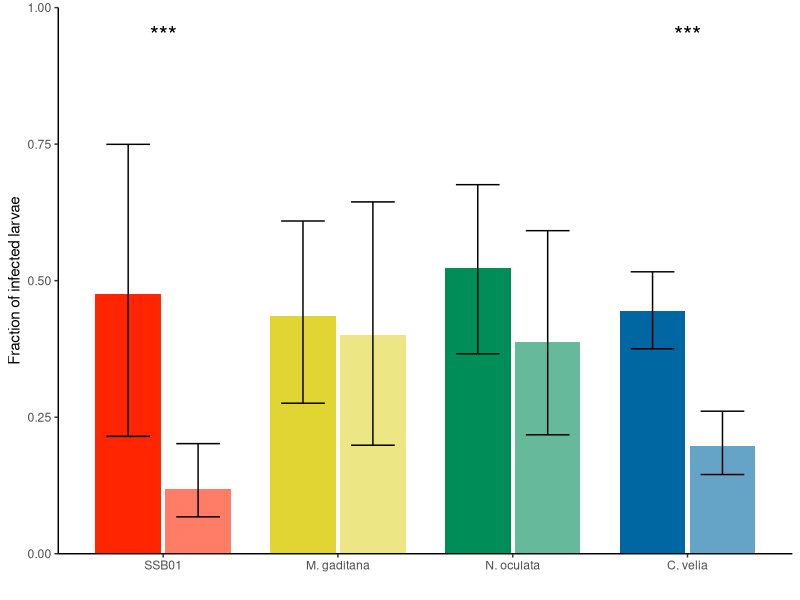
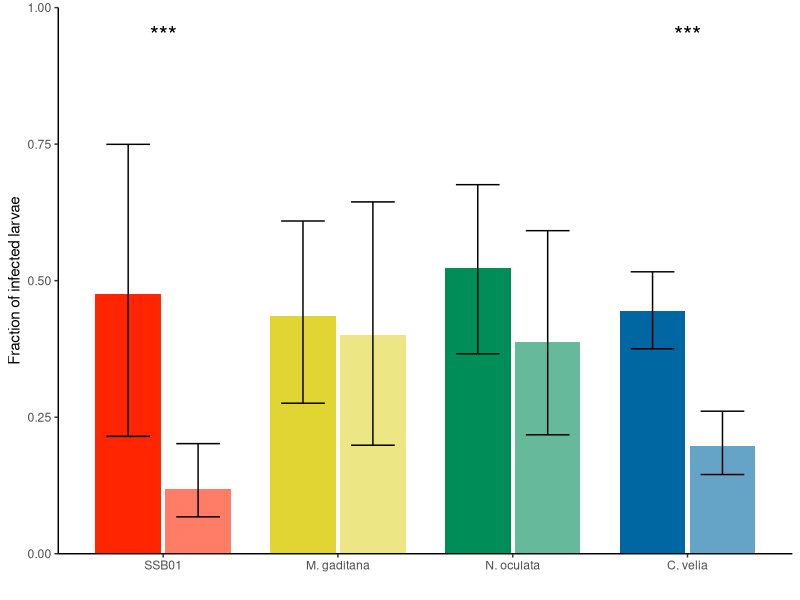

The R source for these figures, in order:
## ---- chunk 1
library(readxl) 
library(lubridate)
library(mgcv)
library(ggplot2)
library(ggsignif)
library(readr)
library(emmeans)
library(tidyr)
library(plyr)
library(dplyr)
## ---- chunk 2
#load in raw data
dat <- data.frame(read_csv("5a_data.csv"))
head(dat)
## ---- chunk 3
#clean up raw data
dat$Algae <- factor(dat$Algae, levels= c("SSB01", "M. gaditana", "N. oculata", "C. velia"))
dat$Treatment <- factor(dat$Treatment)
dat$Repeat.Date. <- factor(as.character(dat$Repeat.Date.))
dat$Number.of.Symbionts <- ifelse(dat$Number.of.Symbionts>1,1,dat$Number.of.Symbionts)
dat$Well_ID <- factor(dat$Well_ID)
head(dat)
## ---- chunk 4
#model data with generalised linear mixed modes
summary <- data.frame()

for(i in unique(dat$Algae))
{
#i <-  unique(dat$Algae)[1]
  Dat <- droplevels(dat[dat$Algae==i,])
  ##Regression model:
  mod <- gam(Number.of.Symbionts ~ Treatment + s(Repeat.Date.,bs='re') + s(Well_ID,bs='re'),data=Dat,family=binomial())
  S <- summary(mod)$p.table
if(S[2,4]>0.1)
  {
    p <- ""
  }
if(S[2,4]<0.1)
  {
    p  <- ""
  }
if(S[2,4]<0.05)
  {
    p  <- "*"
  }
if(S[2,4]<0.01)
  {
    p  <- "**"
  }
if(S[2,4]<0.001)
  {
    p  <- "***"
  }
newline <- data.frame(Algae=i,outcome=S[1,1],SE=S[1,2],type="control",p=NA,pvalue=NA)
  summary <- rbind(summary,newline)
newline <- data.frame(Algae=i,outcome=S[1,1] + S[2,1],SE=S[2,2],type="LPS",p=p, pvalue=S[2,4])
  summary <- rbind(summary,newline)
}


summary$up <- plogis(summary$outcome + 1.96*summary$SE)
summary$down <- plogis(summary$outcome - 1.96*summary$SE)
summary$outcome <- plogis(summary$outcome)

summary
write_csv(summary, "5a_summary.csv")
## ---- chunk 5
summary$Algae <- factor(summary$Algae, levels= c("SSB01", "M. gaditana", "N. oculata", "C. velia"))
#Plot graph
P1<-ggplot(data = summary, aes(x = Algae, y = outcome, group = type)) +
  geom_bar(stat = "identity", width = 0.75, size=1.5, position =  position_dodge(width = 0.8), fill = c("#FF2500", alpha("#FF2500", 0.6), "#E0D532", alpha("#E0D532", 0.6), "#008D58", alpha("#008D58", 0.6), "#0067A2", alpha("#0067A2", 0.6)))   +
  geom_errorbar(aes(ymin=down, ymax=up), width=.5, position =position_dodge(.8)) +
  geom_text(data = summary, aes(x=Algae,y=0.95),label=summary$p,size=6) +
  theme_classic() +
  labs(x = "", y = "Fraction of infected larvae") +
  scale_y_continuous(expand = c(0, 0), limits = c(0,1), labels = scales::number_format(accuracy = 0.01))
plot(P1)
ggsave("Figure_5a.pdf",width=16,height=11,units="cm")
## ---- chunk 6
# get n count per treatment
ndat <- ddply(dat, c("Algae", "Treatment", "Repeat.Date."), summarise,
               N    = length(Larvae))
n_Figure <-  ddply(ndat, c("Algae", "Treatment"), summarise,
               N    = length(Repeat.Date.))
n_Figure
write_csv(n_Figure, "5a_n.csv")
